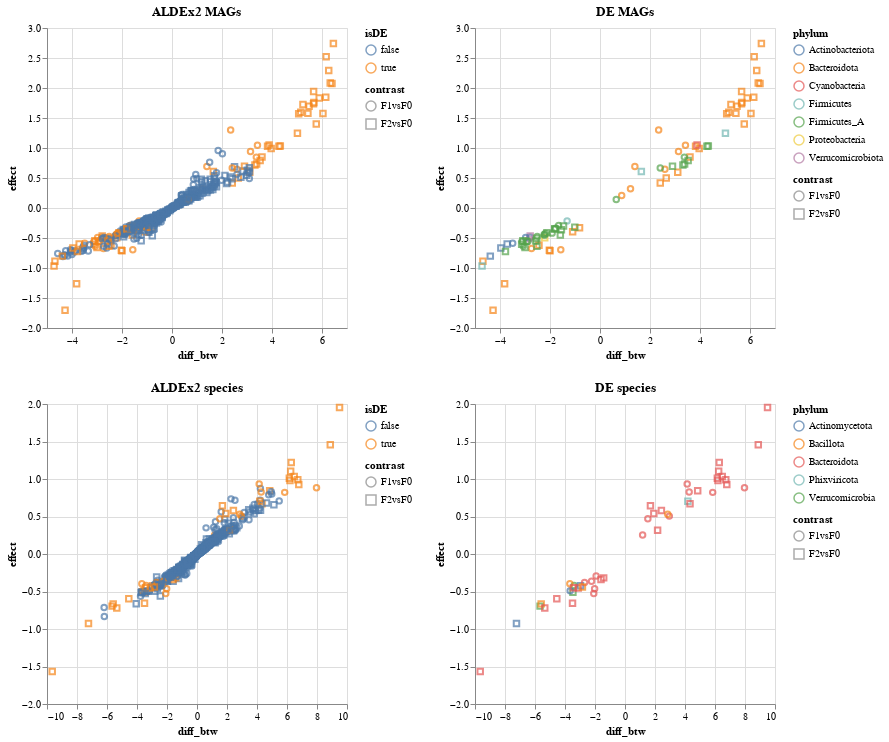

Notebook cell for this chart:
### Markdown cell above
Below we visualize the MAGs by plotting the effect versus the median difference between the generations.

### Code cell
source1 = gen_mag_aldex
source1["isDE"] = [False] * source1.shape[0]
source1.loc[(source1.padj<0.05)|(abs(source1.effect)>1), "isDE"] = True
a_1 = alt.Chart(source1.reset_index(), title="ALDEx2 MAGs").mark_point().encode(
    x = "diff_btw", y="effect", shape="contrast", color="isDE",
    tooltip=["effect","diff_btw", "contrast", "feature"]+ranks
).properties(
    width=300,
    height=300
)

b_1 = alt.Chart(source1.loc[source1.isDE==True].reset_index(), title="DE MAGs").mark_point().encode(
    x="diff_btw", y="effect", shape="contrast", color="phylum",
    tooltip=["effect","diff_btw", "contrast", "feature"]+ranks
)
ab_1 = alt.hconcat(a_1,b_1).resolve_scale(
    color='independent',
    shape='independent'
)

source2 = gen_uniref_aldex
source2["isDE"] = [False] * source2.shape[0]
source2.loc[source2.padj<0.05, "isDE"] = True
a_2 = alt.Chart(source2.reset_index(), title="ALDEx2 species").mark_point().encode(
    x = "diff_btw", y="effect", shape="contrast", color="isDE",
    tooltip=["effect","diff_btw", "contrast", "feature"]+uniref_ranks
).properties(
    width=300,
    height=300
)

b_2 = alt.Chart(source2.loc[source2.isDE==True].reset_index(), title="DE species").mark_point().encode(
    x="diff_btw", y="effect", shape="contrast", color="phylum",
    tooltip=["effect","diff_btw", "contrast", "feature"]+uniref_ranks
)
ab_2 = alt.hconcat(a_2,b_2).resolve_scale(
    color='independent',
    shape='independent'
)

alt.vconcat(ab_1, ab_2)
